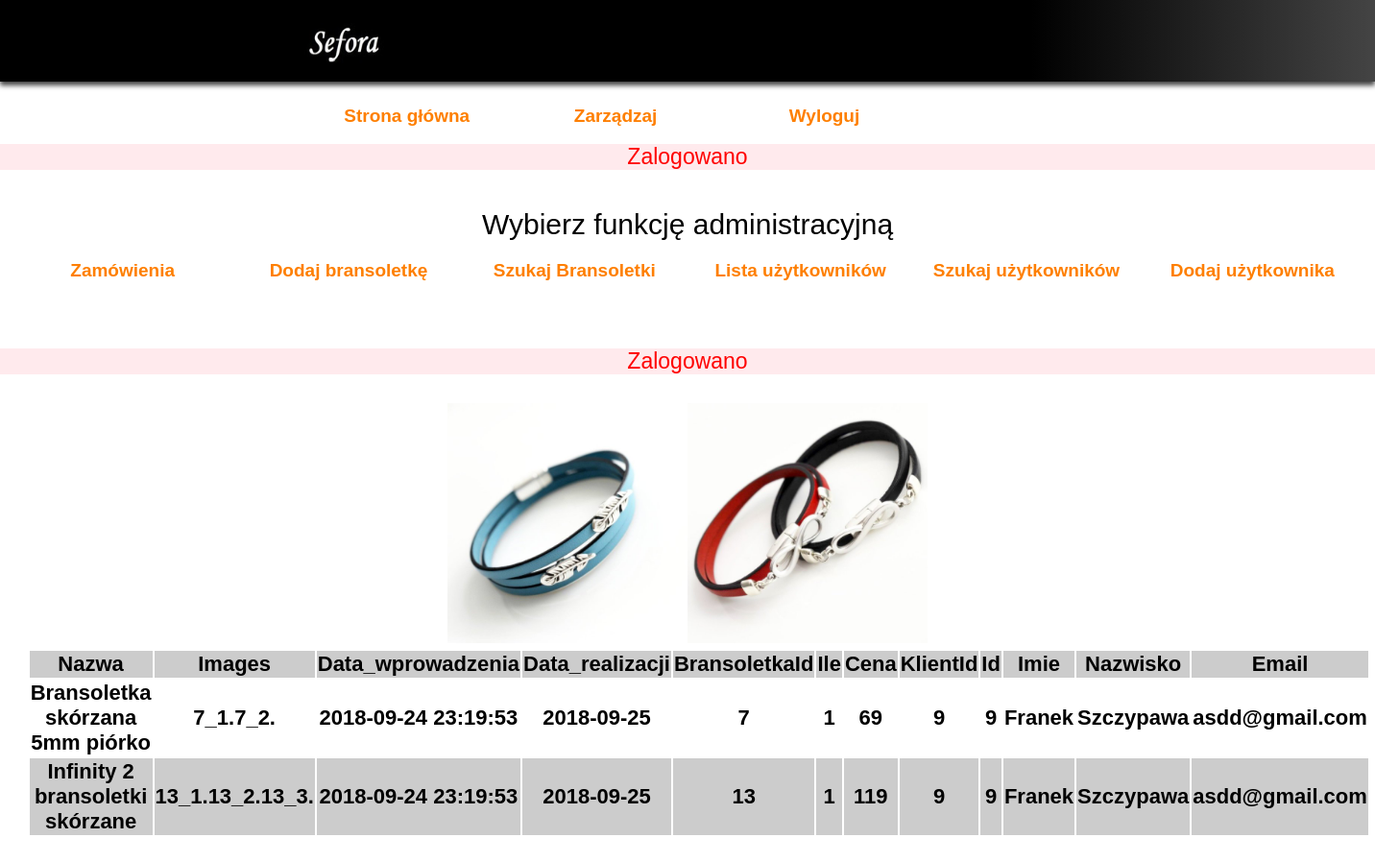
The app's page /index2.php?action=braceletsAdmin&wtd=orderDetails&idDetails=13 (signed in) with its own data.
### tables this page shows
CREATE TABLE `zamowienia` (
  `Id` int(11) NOT NULL AUTO_INCREMENT,
  `KlientId` int(11) NOT NULL,
  `Data_wprowadzenia` datetime NOT NULL,
  `Data_realizacji` date DEFAULT NULL,
  `Status` int(11) NOT NULL,
  PRIMARY KEY (`Id`),
  KEY `ZamowieniaKlientId` (`KlientId`),
  CONSTRAINT `ZamowieniaKlientId` FOREIGN KEY (`KlientId`) REFERENCES `klienci` (`Id`)
);

CREATE TABLE `bransoletki` (
  `Id` int(11) NOT NULL AUTO_INCREMENT,
  `Nazwa` varchar(100) NOT NULL,
  `Sex` varchar(1) DEFAULT NULL,
  `Opis` text,
  `Cena` int(4) DEFAULT NULL,
  `Kolor` varchar(20) DEFAULT NULL,
  `Images` varchar(30) DEFAULT NULL,
  `Para` int(1) NOT NULL,
  PRIMARY KEY (`Id`)
);

CREATE TABLE `bransoletkizamowienia` (
  `BransoletkaId` int(11) NOT NULL,
  `ZamowienieId` int(11) NOT NULL,
  `Ile` int(11) NOT NULL,
  `cena` int(4) DEFAULT NULL,
  PRIMARY KEY (`BransoletkaId`,`ZamowienieId`)
);

CREATE TABLE `klienci` (
  `Id` int(11) NOT NULL AUTO_INCREMENT,
  `Email` varchar(245) DEFAULT NULL,
  `Haslo` varchar(100) NOT NULL,
  `Imie` varchar(45) NOT NULL,
  `Nazwisko` varchar(45) NOT NULL,
  `Ulica` varchar(80) NOT NULL,
  `Nr_domu` varchar(5) NOT NULL,
  `Nr_mieszkania` varchar(5) DEFAULT NULL,
  `Miejscowosc` varchar(60) NOT NULL,
  `Kod` varchar(6) NOT NULL,
  `Kraj` varchar(45) NOT NULL,
  PRIMARY KEY (`Id`),
  UNIQUE KEY `Email` (`Email`)
);

### klasy/BraceletsAdmin.php (called while the page is built, shortened)
<?php
class BraceletsAdmin{
    private $dbo=null;
    function __construct($dbo){
        $this->dbo=$dbo;
        $this->dbo->query('SET NAMES utf8');
        $this->dbo->query('SET CHARACTER_SET utf8_unicode_ci');
    }
    function orderDetails(){
        if(($idDetails=(int)$_GET['idDetails'])<1){
            return INVALID_ID;
        }
        $query="SELECT Bransoletki.Nazwa,Bransoletki.Images,Data_wprowadzenia,Data_realizacji,BransoletkaId,Ile,BransoletkiZamowienia.Cena,KlientId,Klienci.Id,Klienci.Imie,Klienci.Nazwisko,Klienci.Email FROM Zamowienia JOIN BransoletkiZamowienia ON Zamowienia.Id=BransoletkiZamowienia.ZamowienieId JOIN Bransoletki ON BransoletkiZamowienia.BransoletkaId=Bransoletki.Id JOIN Klienci ON Zamowienia.KlientId=Klienci.Id WHERE BransoletkiZamowienia.ZamowienieId='$idDetails'";
        if(!$result=$this->dbo->query($query)){
            return SERVER_ERROR;
        }
        include 'adminTemplates/orderDetails.php';
    }
}

### adminTemplates/orderDetails.php (the view, shortened to what this page needs)
<center>
    <div id="usersList">
        <table>
            <tr>
                <?php foreach($fields=$result->fetch_fields() as $field):?>
                    <th><?=$field->name?></th>
                <?php endforeach;?>
            </tr>
            <?php while($row=$result->fetch_row()):?>
                <tr>
                    <?php foreach($row as $val):?>
                        <td><?=$val?></td>
                    <?php endforeach;?>
                        <?php $pic=substr($row[1], 0, strpos($row[1], "."));?>
                        <img src="<?="templates/images/".$pic.".jpg"?>" class="wrapperImage">
                </tr>
            <?php endwhile;?>
        </table>
    </div>
</center>

### index2.php (shortened to what this page needs)
<?php
try{
    $sefora=new SeforaAdmin("localhost","user1","kl842d","sefora");
}catch(Exception $e){
    exit('Panel administracyjny jest niedostępny');
}
$action='showLoginForm';
if(isset($_GET['action'])){
    $action=$_GET['action'];
}
$komunikat_adm=$sefora->getAdminMessage();
?>
<!DOCTYPE html>
<html>
<head>
    <link rel="stylesheet" type="text/css" href="css/style.css">
</head>
<body>
    <?php require 'adminTemplates/headerAdmin.php';?>
    <div class="komunikat">
        <?php
            if($komunikat_adm){
                echo $komunikat_adm;
            }
        ?>
    </div>
    <?php
        switch($action){
            case 'braceletsAdmin':
                include 'adminTemplates/usersAdminMenu.php';
                $sefora->braceletsAdmin();
                break;
        }
    ?>
</body>
</html>

### adminTemplates/headerAdmin.php (shortened to what this page needs)
<header id="topDiv">
    <div class="header" title="Strona główna"><a href="index.php?action=braceletFor&brn=all"><img src="img/sefora.jpg" class="logo"></a></div>
    <div class="loginInfo">
        <?php if($sefora->zalogowany_adm && $_SESSION['przywileje']==='1'): ?>
            <div class="hiUser"style="margin-left:200px;">Dzień dobry <?=$sefora->zalogowany_adm->nazwa?></div>
            <a href="index.php?action=braceletFor&brn=all">Strona główna</a>
            <a href="index2.php?action=usersAdmin">Zarządzaj</a>
            <a href="index2.php?action=logoutAdmin">Wyloguj</a>
        <?php else: ?>
            <div>Nie jesteś zalogowany</div>
        <?php endif; ?>
    </div>
</header><br><br><br><br><br>

### adminTemplates/usersAdminMenu.php (shortened to what this page needs)
<div class="pOfferts">Wybierz funkcję administracyjną</div>
<div id="userMenu">
    <div><a href="index2.php?action=braceletsAdmin&amp;wtd=showOrders">Zamówienia</a></div>
    <div><a href="index2.php?action=braceletsAdmin&amp;wtd=addBraceletForm">Dodaj bransoletkę</a></div>
    <div><a href="index2.php?action=braceletsAdmin&amp;wtd=searchBraceletForm">Szukaj Bransoletki</a></div>
    <div><a href="index2.php?action=usersAdmin&amp;wtd=showList">Lista użytkowników</a></div>
    <div><a href="index2.php?action=usersAdmin&amp;wtd=showSearchForm">Szukaj użytkowników</a></div>
    <div><a href="index2.php?action=usersAdmin&amp;wtd=showAddForm">Dodaj użytkownika</a></div>
</div>
<?php if($komunikat_adm):?>
    <div class="komunikat"><?=$komunikat_adm?></div>
<?php endif;?>

### klasy/SeforaAdmin.php (shortened to what this page needs)
<?php
class SeforaAdmin{
    private $dbo=null;
    function __construct($host,$user,$pass,$db){
        $this->dbo=$this->initDB($host,$user,$pass,$db);
        $this->zalogowany_adm=$this->getActualAdmin();
    }
    function initDB($host,$user,$pass,$db){
        $dbo = new mysqli($host,$user,$pass,$db);
        return $dbo;
    }
    function getActualAdmin(){
        if(isset($_SESSION['zalogowany_adm'])){
            return $_SESSION['zalogowany_adm'];
        }else{
            return null;
        }
    }
    function getAdminMessage(){
        if(isset($_SESSION['komunikat_adm'])){
            $komunikat_adm=$_SESSION['komunikat_adm'];
            return $komunikat_adm;
        }else{
            return null;
        }
    }
    function braceletsAdmin(){
        $ba = new BraceletsAdmin($this->dbo);
        if(isset($_GET['wtd'])){
            $wtd=$_GET['wtd'];
        }else{
            $wtd='';
        }
        switch($wtd){
            case 'orderDetails':
                switch($ba->orderDetails()){
                    case INVALID_ID:
                        $this->setAdminMessage("Błędny identyfikator");
                        break;
                    case SERVER_ERROR:
                        $this->setAdminMessage("Błąd serwera");
                        break;
                }
                break;
        }
    }
}

### css/style.css (style rules this page uses)
body { width: 100%; margin: 0 auto; font-family: Arial Narrow, sans-serif; font-weight: 600; }
.komunikat { width: auto; font-weight: 300; display: grid; font-size: 23px; text-align: center; color: #ff0000; background-color: #ffeaed; overflow: auto; margin: 60px 0px 30px 0px; }
a { text-decoration: none; }
.logo { position: absolute; margin: -20px 0px 0px 0px; width: 150px; height: 70px; border-bottom-left-radius: 20px; border-bottom-right-radius: 60px; }
#topDiv, footer { z-index: 30; position: fixed; box-shadow: 0px 4px 5px #444444; background-image: linear-gradient(to right,black,black,black,black, #444444); width: 100%; height: 85px; color: white; }
.header { margin: 30px 0px 0px 20%; width: auto; height: 50px; float: left; text-align: center; }
.hiUser { margin-top: 4px; min-width: 100px; height: 20px; font-size: 17px; }
.loginInfo { float: right; display: grid; grid-template-columns: repeat(6,1fr); padding: 30px; width: auto; height: 80px; }
.loginInfo div { overflow: hidden; max-width:100px; min-width: 85px; }
a { font-size: 22px; color: #fe7f00; }
.pOfferts,#userMenu,.pOffertsWel { display: grid; font-weight: 100; padding: 10px; text-align: center; font-size: 30px; }
#loginFormWrapper p, a { text-align: center; font-size: 19px; display: grid; font-weight: bold; margin: 0; padding: 0; }
.wrapperImage { width: 250px; height: 250px; }
#userMenu { grid-template-columns:repeat(6,2fr); }
#usersList { font-size: 22px; margin: 2%; }
#usersList table { text-align: center; border-collapse: separate; }
#usersList tbody > tr:nth-child(odd) { background-color: #cccccc; }

### records on screen
zamowienia: bransoletki.Nazwa "Bransoletka skórzana 5mm piórko", bransoletki.Images "7_1.7_2.", Data_wprowadzenia "2018-09-24 23:19:53", Data_realizacji "2018-09-25", bransoletkizamowienia.BransoletkaId "7", bransoletkizamowienia.Ile "1", bransoletkizamowienia.cena "69", val "9", KlientId.Imie "Franek", KlientId.Nazwisko "Szczypawa", KlientId.Email "asdd@gmail.com", shows a picture, bransoletki.Nazwa "Infinity 2 bransoletki skórzane", bransoletki.Images "13_1.13_2.13_3.", bransoletkizamowienia.BransoletkaId "13", bransoletkizamowienia.cena "119"

### other values on screen
$komunikat_adm "Zalogowano"
$field->name "Nazwa"
$field->name "Images"
$field->name "Data_wprowadzenia"
$field->name "Data_realizacji"
$field->name "BransoletkaId"
$field->name "Ile"
$field->name "Cena"
$field->name "KlientId"
$field->name "Id"
$field->name "Imie"
$field->name "Nazwisko"
$field->name "Email"
